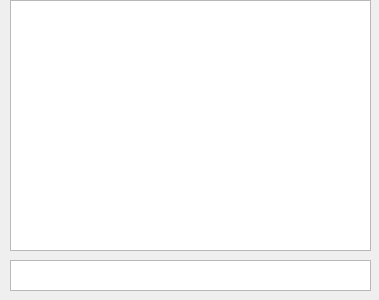
<?xml version="1.0" encoding="UTF-8"?>
<ui version="4.0">
 <class>ConsoleWindow</class>
 <widget class="QWidget" name="ConsoleWindow">
  <property name="geometry">
   <rect>
    <x>0</x>
    <y>0</y>
    <width>379</width>
    <height>300</height>
   </rect>
  </property>
  <property name="windowTitle">
   <string>Form</string>
  </property>
  <widget class="QTextBrowser" name="textBrowser">
   <property name="geometry">
    <rect>
     <x>10</x>
     <y>0</y>
     <width>361</width>
     <height>251</height>
    </rect>
   </property>
  </widget>
  <widget class="QTextEdit" name="textEdit">
   <property name="geometry">
    <rect>
     <x>10</x>
     <y>260</y>
     <width>361</width>
     <height>31</height>
    </rect>
   </property>
  </widget>
 </widget>
 <resources/>
 <connections/>
</ui>
